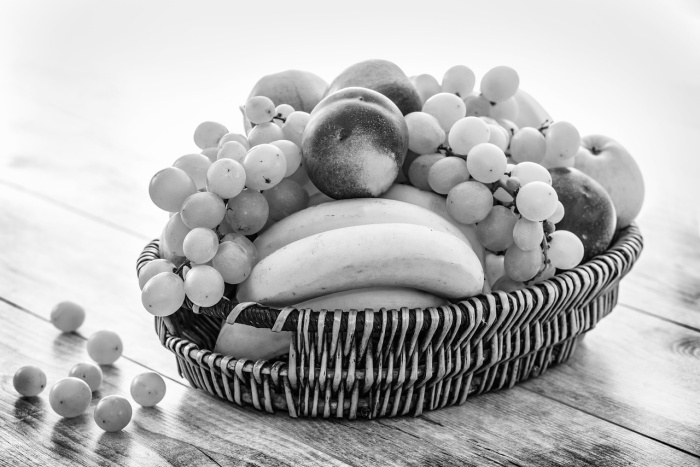
#> input picture edge_detection/python/fruitbasket_blackwhite.jpg, 700 x 467 px
$ python mat.py
#> lines starting #> are read from the running program, lines starting #| are printed output that depends on the picture
#! /usr/bin/python

import cv2
import numpy as np
from matplotlib import pyplot as plt

def nothing(x):
	pass

img_noblur = cv2.imread("fruitbasket_blackwhite.jpg", 0)
#> img_noblur is the input picture: shape (467, 700); min 0, max 255, mean 181.2
img = cv2.blur(img_noblur, (7,7))
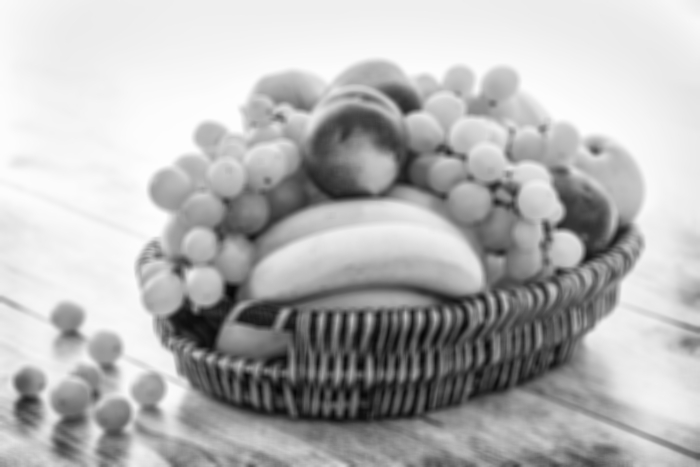
#> img: shape (467, 700); min 6, max 253, mean 181.2

canny_edge = cv2.Canny(img, 0, 0)
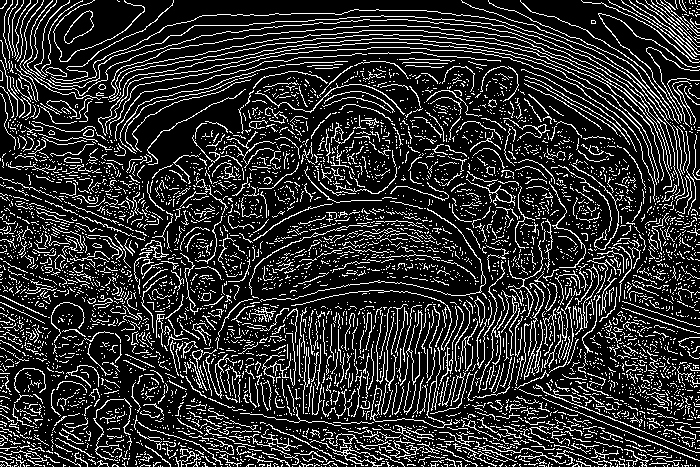
#> canny_edge: shape (467, 700); 18.2% white in thin lines or dots

cv2.imshow('image', img)
cv2.imshow('canny_edge', canny_edge)

cv2.createTrackbar('min_value', 'canny_edge', 0, 500, nothing)
cv2.createTrackbar('max_value', 'canny_edge', 0, 500, nothing)

while(1):
	cv2.imshow('image', img)
	cv2.imshow('canny_edge', canny_edge)

	min_value = cv2.getTrackbarPos('min_value', 'canny_edge')
	max_value = cv2.getTrackbarPos('max_value', 'canny_edge')

	canny_edge = cv2.Canny(img, min_value, max_value)

	k = cv2.waitKey(37)
#> (key Esc is pressed here)
	if k ==27:
		break
